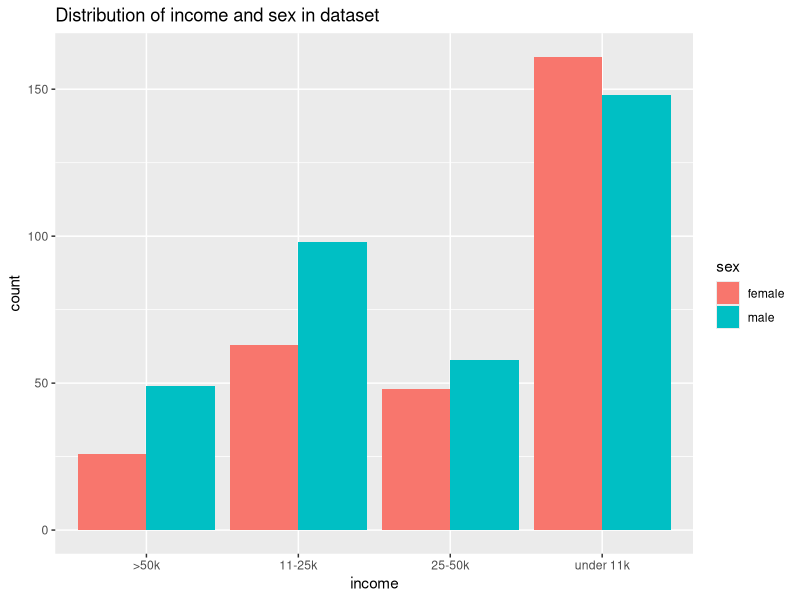

R code for this plot: (Note: this script raises an error after producing the figure.)
## ---- chunk 1
#| message: false
library(tidyverse)
library(here)
## ---- chunk 2
#| message: false
meta_data <- read_csv("data/med_data_tidy.csv")
## ---- chunk 3
clean_data <- meta_data |>
  select(age, death, sex, diag_group, diag_class, income) |>
  mutate(income = gsub("\\$", "", income)) |>
  na.omit()

clean_data
## ---- chunk 4
clean_data <- clean_data |>
  mutate(
    income_class = case_when(income == "under 11k" ~ "Very poor",
      income == "11-25k"    ~ "Poor",
      income == "25-50k"    ~ "Middle class",
      income == ">50k"      ~ "Wealthy"
    ),
    income_num = case_when(income == "under 11k" ~ 11,
      income == "11-25k"    ~ 18,
      income == "25-50k"    ~ 37.5,
      income == ">50k"      ~ 50))

clean_data
## ---- chunk 5
income_plot <- ggplot(data = clean_data) +
  geom_bar(aes(x = income,
               fill = sex,), 
           position = "dodge") +
  labs(title="Distribution of income and sex in dataset")
  
income_plot
## ---- chunk 6
income_vs_class <- clean_data |>
  lm(income_num ~  diag_class, data = _)
## ---- chunk 7
income_vs_class |>
  summary()
## ---- chunk 8
income_vs_class |>
  pluck("coefficients")
## ---- chunk 9
income_vs_class_death <- clean_data |>
  lm(income_num ~  diag_class + death, data = _)
## ---- chunk 10
income_vs_class_death |>
  summary()
## ---- chunk 11
income_vs_everything <- clean_data |>
  lm(income_num ~  diag_class + death + age, data = _)
## ---- chunk 12
income_vs_everything |>
  summary()
## ---- chunk 13
incomedeath <- clean_data |>
  group_by(income) |>
  group_map(~ lm(income_num ~ death, data = .x))

names(models) <- unique(clean_data$income_class)

summaries <- models |> map(summary)
summaries

## ---- chunk 14
pl1 <- clean_data |>
  ggplot(mapping = aes(x = income_class,
                       y = death,
                       colour = sex)) +
  geom_point() + 
  geom_smooth(method = "lm")
  
pl1
